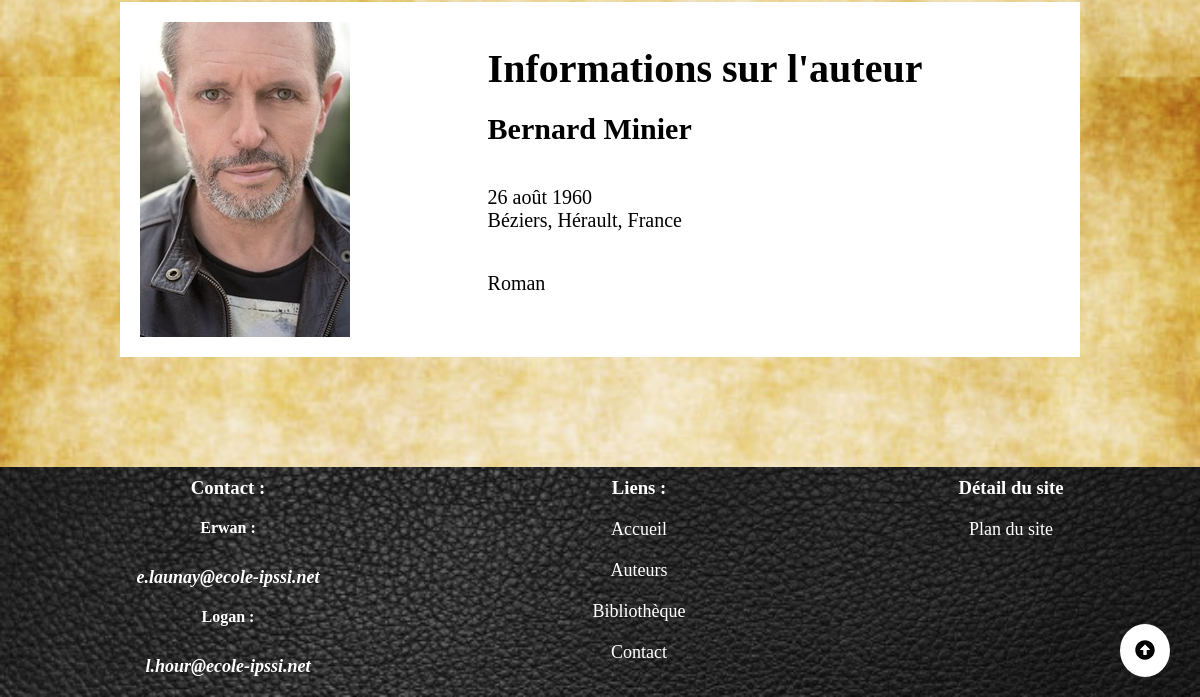
Page /auteur.php (lower part) on the earlier database version.
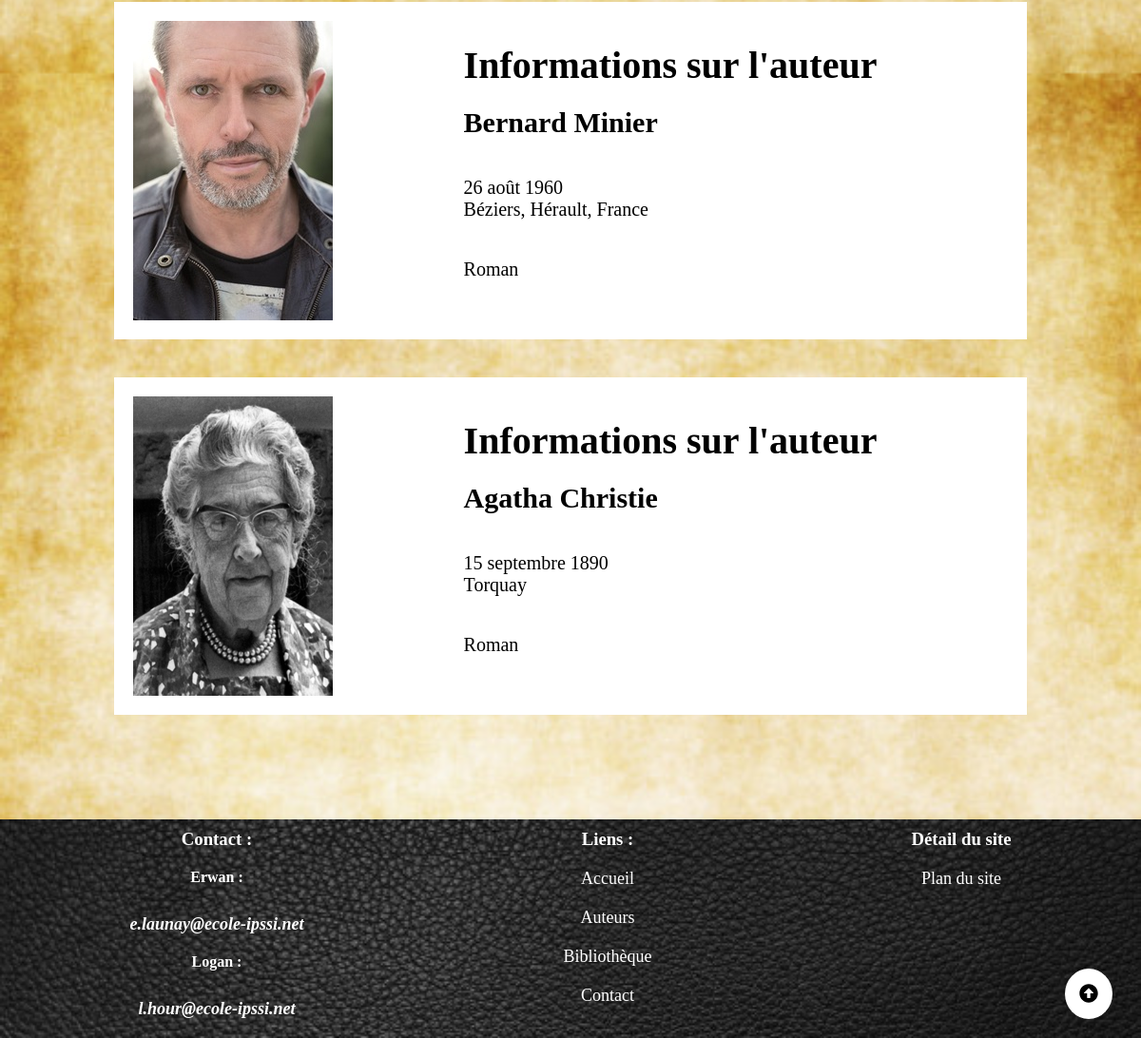
Same page on the later database version.
### tables this page shows
CREATE TABLE IF NOT EXISTS `auteurs` (
  `id` int(11) NOT NULL AUTO_INCREMENT,
  `prenom` text NOT NULL,
  `nom` text NOT NULL,
  `date_naiss` text NOT NULL,
  `ville_naiss` varchar(1024) NOT NULL,
  `genre` text NOT NULL,
  `biographie` mediumtext NOT NULL,
  `bibliographie` varchar(10000) NOT NULL,
  PRIMARY KEY (`id`)
);

### bdd/listautreq.php (called while the page is built, shortened)
<?php
include('config.php');
$pdostate = $bdd->query('SELECT * FROM auteurs');
?>

### auteur.php (the view)
<?php
	require('bdd/listautreq.php');
	require('header/header.php');
	require("bbcode.php");
?>
<link rel="stylesheet" type="text/css" href="css/auteurstyle.css">
<main class="auteur">
	<?php foreach ($pdostate as $ligne) {?>
	<?php $images = "img/Auteurs/".$ligne['id'].".jpg";?>
	<div class="position">
		<a href="Auteur/autlist.php?id=<?php echo $ligne['id'];?>">
			<div class="centre">
				<img src="<?php echo $images; ?>" alt="Portrait <?php echo bbcode(htmlspecialchars($ligne['prenom'])) . " " . bbcode(htmlspecialchars($ligne['nom']));?>">
				<div class="texte">
					<h1>Informations sur l'auteur</h1>
					<h2><?php echo bbcode(htmlspecialchars($ligne['prenom'])) . " " . bbcode(htmlspecialchars($ligne['nom']));?></h2>
					<h4><?php echo bbcode(htmlspecialchars($ligne['date_naiss'])) ?> <br> <?php echo bbcode(htmlspecialchars($ligne['ville_naiss'])) ?></h4>
					<p><?php echo bbcode(htmlspecialchars($ligne['genre']))?></p>
				</div>
			</div>
		</a>
	</div>
	<?php }?>
</main>
<?php require ("Footer/footer.php");?>

### bbcode.php
<?php
function bbcode($t){
$t=str_replace("[/]", "<hr width=\"100%\" size=\"1\" />", $t);
$t=str_replace("[hr]", "<hr width=\"100%\" size=\"1\" />", $t);
$t=str_replace("[b]", "<strong>", $t);
$t=str_replace("[/b]", "</strong>", $t);
$t=str_replace("[i]", "<em>", $t);
$t=str_replace("[/i]", "</em>", $t);
$t=str_replace("[u]", "<u>", $t);
$t=str_replace("[/u]", "</u>", $t);
$t=str_replace("[list]", "<li>", $t);
$t=str_replace("[/list]", "</li>", $t);
$t=str_replace("[rl]", "<br>", $t);
$t=str_replace("[center]", "<div style=\"text-align: center\">", $t);
$t=str_replace("[/center]", "</div>", $t);
$t=str_replace("[right]", "<div style=\"text-align: right\">", $t);
$t=str_replace("[/right]", "</div>", $t);
$t=str_replace("[justify]", "<div style=\"text-align: justify\">", $t);
$t=str_replace("[/justify]", "</div>", $t);
return $t;
}
?>

Differences in the rows shown:
added auteurs: shows a picture, prenom "Agatha Christie 15 septembre 1890 Torquay Roman"
